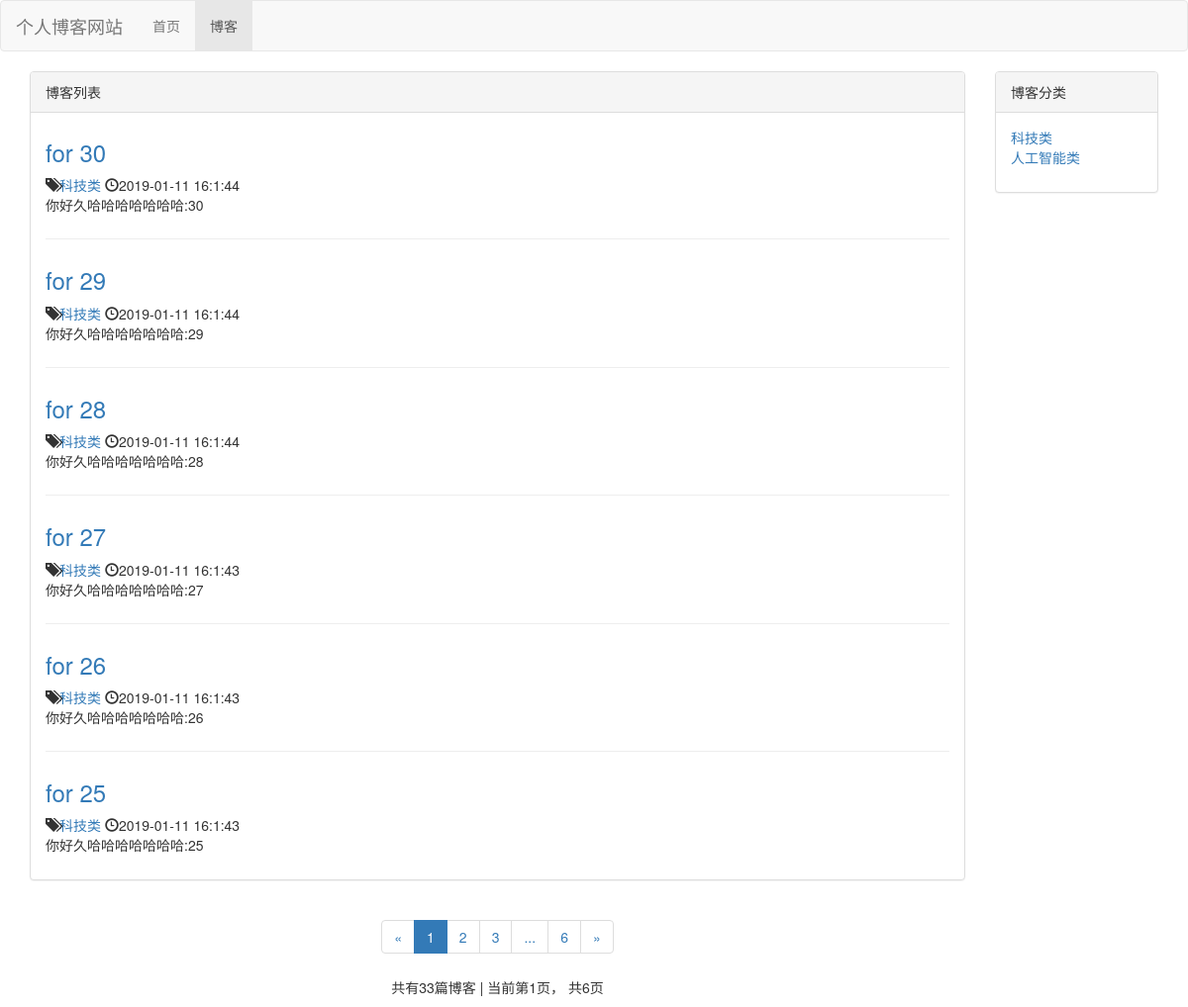
Screenshot of /blog/ with the database file from the repository.
### blog/models.py (models this page shows, shortened)
class Blog(models.Model):     # 博文
    title = models.CharField(max_length=50)  # 设置博客标题
    blog_type = models.ForeignKey(Blogtype, on_delete=models.DO_NOTHING)
    content = models.TextField()             # 内容
    author = models.ForeignKey(User, on_delete=models.DO_NOTHING)   # 作者
    create_time = models.DateTimeField(auto_now_add=True)   # 创建时间
    last_update_time = models.DateTimeField(auto_now=True)  # 更新时间
    class Meta:
        ordering = ['-create_time']   # 文章倒序处理，从新到旧

class Blogtype(models.Model):   # 博客的分类
    type_name = models.CharField(max_length=15)   # 分类名称
    def __str__(self):
    	return self.type_name       # 返回显示文章类型

### blog/views.py (the view)
# urls.py: path('', views.blog_list, name='blog_list'),    # 博客列表
def blog_list(request):   # 显示博客列表
	blogs_all_list = Blog.objects.all()
	paginator = Paginator(blogs_all_list, settings.EACH_PAGE_BLOG_NUMS)  # 每6页进行分页
	page_num = request.GET.get('page', 1)   # 获取页面参数（GET请求）
	page_of_blogs = paginator.get_page(page_num)     # 获取页面
	current_page_num = page_of_blogs.number    # 获取当前页
	page_range = list(range(max(current_page_num - 2, 1), current_page_num)) + \
	list(range(current_page_num, min(current_page_num + 2, paginator.num_pages) + 1))
	if page_range[0] - 1 >= 2:
		page_range.insert(0, '...')
	if paginator.num_pages - page_range[-1] >= 2:
		page_range.append('...')
	if page_range[0] != 1:   # 如果不是首页，插入首页
		page_range.insert(0, 1)
	if page_range[-1] != paginator.num_pages:   # 如果不是尾页，插入尾页
		page_range.append(paginator.num_pages)
	context = {}   # 字典类型
	context['blogs'] = page_of_blogs.object_list
	context['page_of_blogs'] = page_of_blogs
	context['page_range'] = page_range
	context['blogs_count'] = Blog.objects.all().count()   # 显示博客数量
	context['blog_types'] = Blogtype.objects.all()
	return render_to_response('blog_list.html', context)

### blog/templates/blog_list.html (shortened to what this page needs)
{% extends 'base.html' %}
{% load staticfiles %}
{% block header_extends %}
	<link rel="stylesheet" type="text/css" href="{% static '/css/blog_list.css' %}">
{% endblock %}
{% block nav_blog_active %}active{% endblock %}
{% block content %}
	<div class="container">
		<div class="row">
			<div class="col-xs-12 col-sm-8 col-md-9 col-lg-10">
				<div class="panel panel-default">
					<div class="panel-heading">{% block blog_list_title %}
						博客列表{% endblock %}
					</div>
					<div class="panel-body">
						{% for blog in page_of_blogs.object_list %}
							<div class="blog">
		            			<h3><a href="{% url 'blog_detail' blog.pk %}"> {{ blog.title }}</a></h3>
		            			<p class="blog-info">
		            				<span class="glyphicon glyphicon-tags" aria-hidden="true"></span><a>{{ blog.blog_type }}</a>
		            				<span class="glyphicon glyphicon-time" aria-hidden="true"></span>{{ blog.create_time|date:"Y-m-d   G:n:s" }}
		            			</p>
								<p>{{ blog.content|truncatechars:30 }}</p>
							</div>
							{% empty %}
								<div class="blog">
									<p>--暂无博客，敬请期待--</p>
								</div>
						{% endfor %}
					</div>
				</div>
				<div class="paginator">
						<nav aria-label="Page navigation">
						    <ul class="pagination">
							    <li>
							    	{% if page_of_blogs.has_previous %}
						    		<a href="?page={{ page_of_blogs.previous_page_number }}" aria-label="Previous">
							        	<span aria-hidden="true">&laquo;</span>
							      	</a>
						    		{% else %}
						    		<span aria-hidden="true">&laquo;</span>
						    		{% endif %}
							    </li>
							    	{% for page_num in page_range %}
							    		{% if page_num == page_of_blogs.number %}
							    			<li class="active"><a href="?page={{ page_num }}">{{ page_num }}</a></li>
							    		{% else %}
							    			{% if page_num == '...' %}
							    				<li><span>{{ page_num }}</span></li>
							    			{% else %}
							    				<li><a href="?page={{ page_num }}">{{ page_num }}</a></li>
							    			{% endif %}
							    		{% endif %}
									{% endfor %}
							    <li>
							    	{% if page_of_blogs.has_next %}
						    		<a href="?page={{ page_of_blogs.next_page_number }}" aria-label="Previous">
							        	<span aria-hidden="true">&raquo;</span>
							      	</a>
						    		{% else %}
						    		<span aria-hidden="true">&raquo;</span>
						    		{% endif %}
							    </li>
							</ul>
							<p>
								共有{{ page_of_blogs.paginator.count }}篇博客 |
								当前第{{ page_of_blogs.number }}页，
								共{{ page_of_blogs.paginator.num_pages }}页
							</p>
						</nav>
				</div>
			</div>
			<div class="hidden-xs col-sm-4 col-md-3 col-lg-2">
				<div class="panel panel-default">
					<div class="panel-heading">博客分类</div>
					<div class="panel-body">
						<ul class="blog-types">
							{% for blog_type in blog_types %}
							<li>
								<a>
									{{ blog_type.type_name }}
								</a>
							</li>
					   		{% empty %}
							<li>暂无分类</li>
							{% endfor %}
						</ul>
					</div>
				</div>
			</div>
		</div>
	</div>
{% endblock %}

### templates/base.html (shortened to what this page needs)
{% load staticfiles %}
<!DOCTYPE html>
<html lang="zh-CN">
	<head>
		<link rel="stylesheet" type="text/css" href="{% static '/css/base.css' %}">
		<link rel="stylesheet" type="text/css" href="{% static '/bootstrap-3.3.7/css/bootstrap.min.css' %}">
		{% block header_extends %}{% endblock %}
	</head>
	<body>
		<div class="navbar navbar-default" role="navigation">
			<div class="container-fluid">
				<div class="navbar-header">
					<a class="navbar-brand" href="{% url 'home' %}">个人博客网站</a>
			    </div>
				<div id="navbar-collapse" class="collapse navbar-collapse">
					<ul class="nav navbar-nav">
						<li class="{% block nav_home_active %}{% endblock %}"><a href="{% url 'home' %}">首页</a></li>
						<li class="{% block nav_blog_active %}{% endblock %}"><a href="{% url 'blog_list' %}">博客</a></li>
					</ul>
				</div>
			</div>
		</div>
		{% block content %}{% endblock %}
	</body>
</html>

### static/css/base.css (style rules this page uses)
* { margin: 0; padding: 0; }

### static/css/blog_list.css (style rules this page uses)
ul.blog-types { list-style-type: none; }
div.blog:not(:last-child) { margin-bottom: 2em; padding-bottom: 1em; border-bottom: 1px solid #eee; }
div.blog h3 { margin-top: 0.5em; }
div.blog p.blog-info { margin-bottom: 0; }
div.paginator { text-align: center; }

### rows the page displays
Blog: title "for 30", blog_type "科技类", create_time "2019-01-11 16:1:44", content "你好久哈哈哈哈哈哈哈:30"
Blog: title "for 29", blog_type "科技类", create_time "2019-01-11 16:1:44", content "你好久哈哈哈哈哈哈哈:29"
Blog: title "for 28", blog_type "科技类", create_time "2019-01-11 16:1:44", content "你好久哈哈哈哈哈哈哈:28"
Blog: title "for 27", blog_type "科技类", create_time "2019-01-11 16:1:43", content "你好久哈哈哈哈哈哈哈:27"
Blog: title "for 26", blog_type "科技类", create_time "2019-01-11 16:1:43", content "你好久哈哈哈哈哈哈哈:26"
Blog: title "for 25", blog_type "科技类", create_time "2019-01-11 16:1:43", content "你好久哈哈哈哈哈哈哈:25"
Blogtype: type_name "科技类"
Blogtype: type_name "人工智能类"

### other values shown
{{ page_num }} "1"
{{ page_num }} "2" "3" "6"
{{ page_num }} "..."
{{ page_of_blogs.paginator.count }} "33"
{{ page_of_blogs.number }} "1"
{{ page_of_blogs.paginator.num_pages }} "6"
